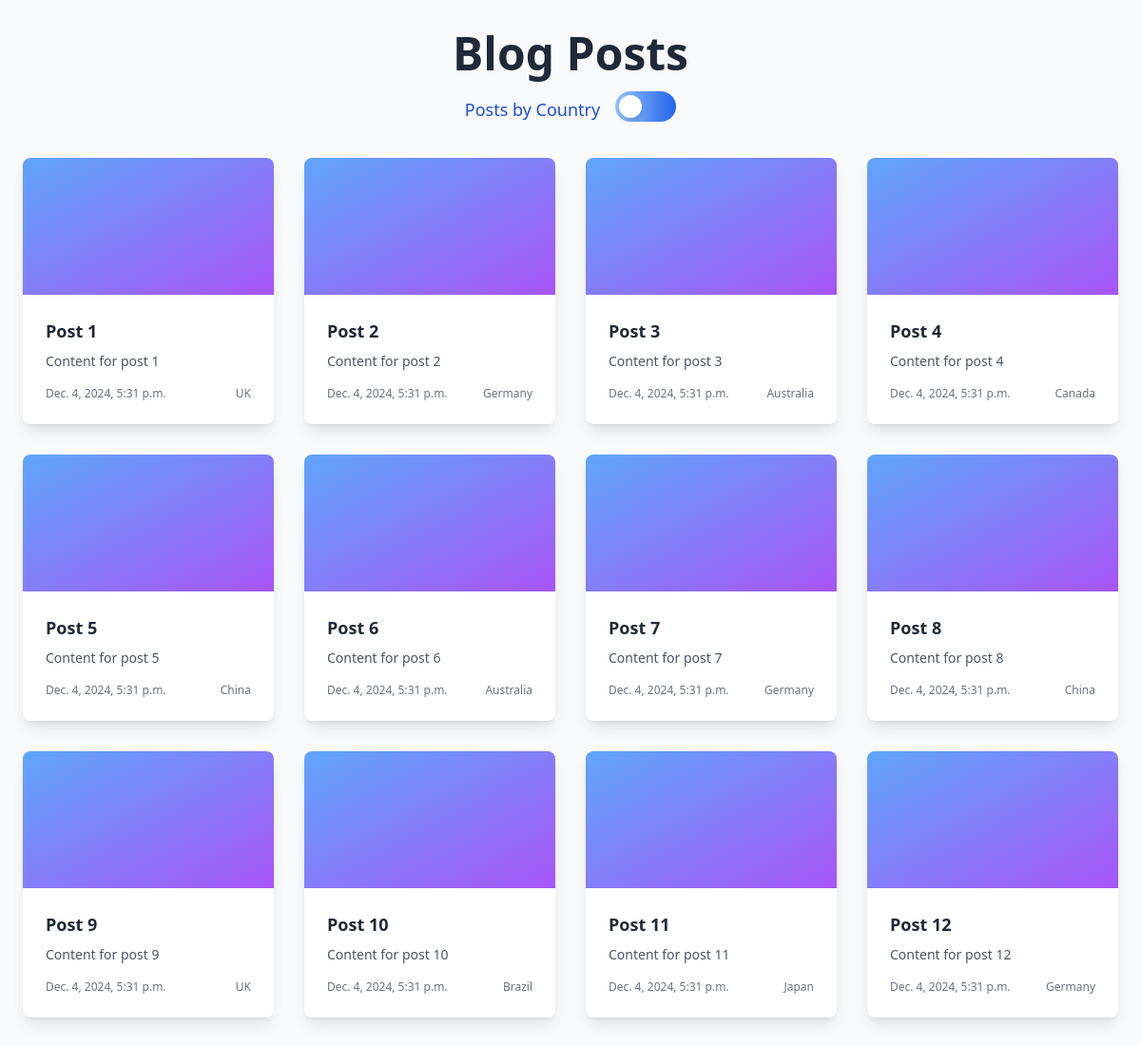
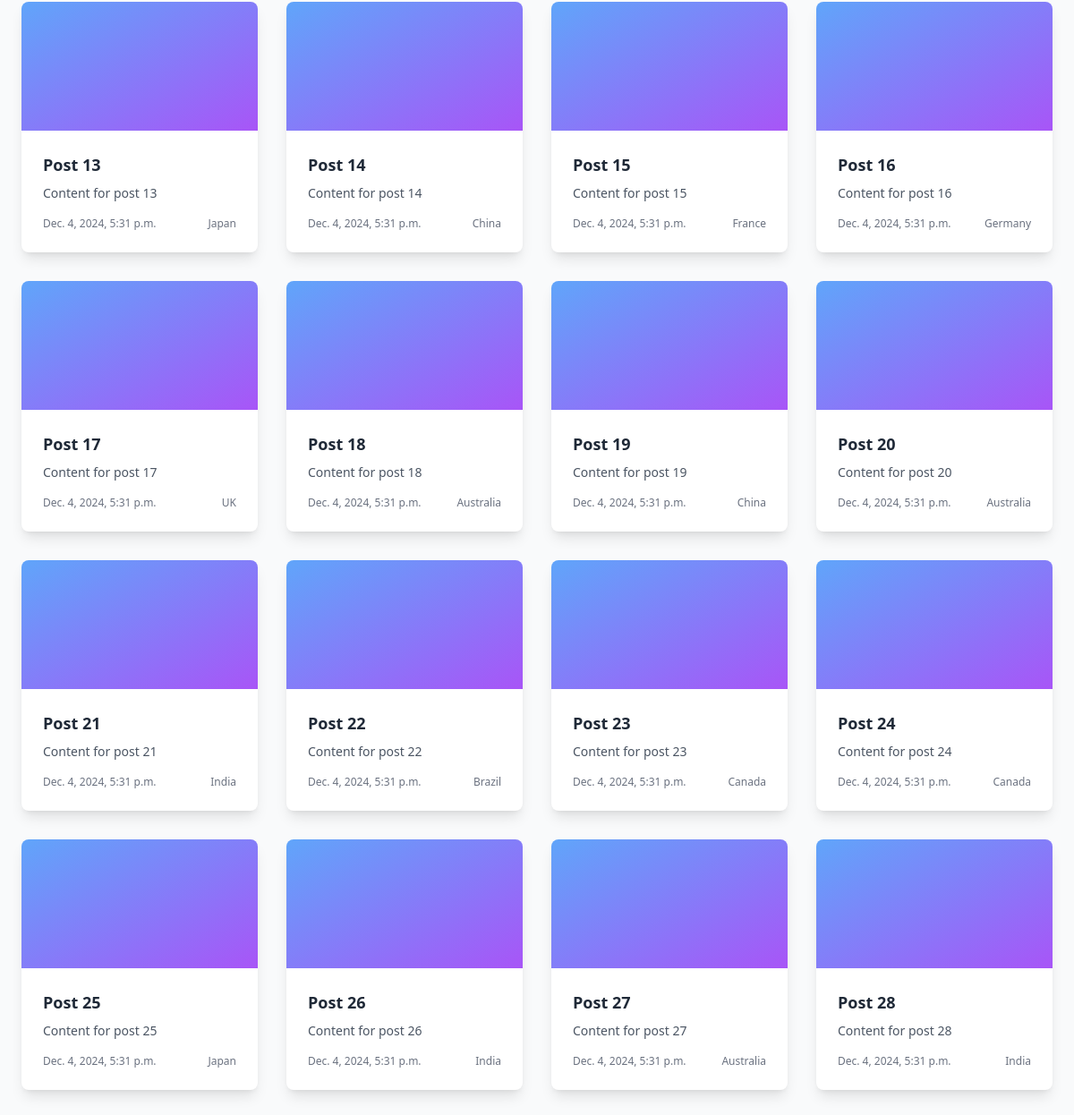
The page / on the database its author committed (2 pictures, top to bottom).
### blog/models.py (models this page shows, shortened)
class BlogPost(models.Model):
    title = models.CharField(max_length=255)
    content = models.CharField(max_length=255)
    country = models.CharField(max_length=255, blank=True, null=True)
    created_at = models.DateTimeField(auto_now_add=True)

### blog/views.py (the view)
# urls.py: path('', views.blog_post, name='post_list'),
def blog_post(request):
    client_country = get_user_country(request)
    posts = BlogPost.objects.all()
    filtered_posts = posts.filter(country=client_country)
    context = {
        'posts': posts,
        'filtered_posts': filtered_posts,
        'country': client_country,
    }
    return render(request, 'blog/blog_post.html', context)

### blog/utils.py (called while the page is built)
def fetch_data(url, timeout=5):
    try:
        response = requests.get(url, timeout=timeout)
        response.raise_for_status()
        return response.json()
    except requests.RequestException as e:
        print(f"Error fetching data from {url}: {e}")
        return None

def get_client_ip(request):
    return request.META.get('HTTP_X_FORWARDED_FOR', '').split(',')[0] or request.META.get('REMOTE_ADDR')

def get_public_ip():
    data = fetch_data('https://api64.ipify.org?format=json')
    return data.get('ip') if data else None

def get_user_country(request):
    ip = get_client_ip(request)
    if ip in {'127.0.0.1', '::1'}:  # Handle localhost IP
        ip = get_public_ip()
    if not ip:
        return 'Unknown'
    data = fetch_data(f'http://ip-api.com/json/{ip}')
    return data.get('country', 'Unknown') if data else 'Unknown'

### blog/templates/blog/blog_post.html (shortened to what this page needs)
<!DOCTYPE html>
<html lang="en">
<head>
    <script src="https://cdn.tailwindcss.com"></script>
</head>
<body class="bg-gray-50 font-sans leading-normal tracking-normal">
    <div class="max-w-7xl mx-auto px-6 py-8">
        <div class="flex flex-col items-center text-center mb-8">
            <h1 class="text-5xl font-extrabold text-gray-800 mb-4">Blog Posts</h1>
            <div class="flex items-center space-x-4">
                <span id="toggle-label" class="text-lg font-medium text-blue-700">Posts by Country</span>
                <label for="toggle-checkbox" class="cursor-pointer">
                    <input
                    id="toggle-checkbox"
                    type="checkbox"
                    class="appearance-none w-[4em] h-[2em] bg-gradient-to-r from-blue-300 to-blue-600 rounded-full relative cursor-pointer transition-all duration-300 ease-in-out
                    before:content-[''] before:absolute before:w-[1.5em] before:h-[1.5em] before:top-[0.25em] before:left-[0.25em]
                    before:bg-white before:rounded-full before:shadow-md before:transition-transform before:duration-300 ease-in-out
                    checked:before:translate-x-[calc(100%-1.75em)]"
                    onchange="togglePosts()"
                />
                </label>
            </div>
        </div>
        <div id="all-posts" class="grid grid-cols-1 sm:grid-cols-2 md:grid-cols-3 lg:grid-cols-4 gap-8 justify-center">
            {% for post in posts %}
            <div class="relative bg-white shadow-lg rounded-lg overflow-hidden hover:shadow-2xl hover:scale-105 transition-all duration-300">
                <div class="h-36 bg-gradient-to-br from-blue-400 to-purple-500"></div>
                <div class="p-6">
                    <h2 class="text-lg font-bold text-gray-800 mb-2">{{ post.title }}</h2>
                    <p class="text-sm text-gray-600 mb-4 truncate">{{ post.content }}</p>
                    <div class="flex justify-between items-center text-gray-500 text-xs">
                        <span>{{ post.created_at }}</span>
                        <span>{{ post.country }}</span>
                    </div>
                </div>
            </div>
            {% endfor %}
        </div>
    </div>
</body>
</html>

### rows shown on the page
BlogPost: title "Post 1", content "Content for post 1", created_at "Dec. 4, 2024, 5:31 p.m.", country "UK"
BlogPost: title "Post 2", content "Content for post 2", created_at "Dec. 4, 2024, 5:31 p.m.", country "Germany"
BlogPost: title "Post 3", content "Content for post 3", created_at "Dec. 4, 2024, 5:31 p.m.", country "Australia"
BlogPost: title "Post 4", content "Content for post 4", created_at "Dec. 4, 2024, 5:31 p.m.", country "Canada"
BlogPost: title "Post 5", content "Content for post 5", created_at "Dec. 4, 2024, 5:31 p.m.", country "China"
BlogPost: title "Post 6", content "Content for post 6", created_at "Dec. 4, 2024, 5:31 p.m.", country "Australia"
BlogPost: title "Post 7", content "Content for post 7", created_at "Dec. 4, 2024, 5:31 p.m.", country "Germany"
BlogPost: title "Post 8", content "Content for post 8", created_at "Dec. 4, 2024, 5:31 p.m.", country "China"
BlogPost: title "Post 9", content "Content for post 9", created_at "Dec. 4, 2024, 5:31 p.m.", country "UK"
BlogPost: title "Post 10", content "Content for post 10", created_at "Dec. 4, 2024, 5:31 p.m.", country "Brazil"
BlogPost: title "Post 11", content "Content for post 11", created_at "Dec. 4, 2024, 5:31 p.m.", country "Japan"
BlogPost: title "Post 12", content "Content for post 12", created_at "Dec. 4, 2024, 5:31 p.m.", country "Germany"
BlogPost: title "Post 13", content "Content for post 13", created_at "Dec. 4, 2024, 5:31 p.m.", country "Japan"
BlogPost: title "Post 14", content "Content for post 14", created_at "Dec. 4, 2024, 5:31 p.m.", country "China"
BlogPost: title "Post 15", content "Content for post 15", created_at "Dec. 4, 2024, 5:31 p.m.", country "France"
BlogPost: title "Post 16", content "Content for post 16", created_at "Dec. 4, 2024, 5:31 p.m.", country "Germany"
BlogPost: title "Post 17", content "Content for post 17", created_at "Dec. 4, 2024, 5:31 p.m.", country "UK"
BlogPost: title "Post 18", content "Content for post 18", created_at "Dec. 4, 2024, 5:31 p.m.", country "Australia"
BlogPost: title "Post 19", content "Content for post 19", created_at "Dec. 4, 2024, 5:31 p.m.", country "China"
BlogPost: title "Post 20", content "Content for post 20", created_at "Dec. 4, 2024, 5:31 p.m.", country "Australia"
BlogPost: title "Post 21", content "Content for post 21", created_at "Dec. 4, 2024, 5:31 p.m.", country "India"
BlogPost: title "Post 22", content "Content for post 22", created_at "Dec. 4, 2024, 5:31 p.m.", country "Brazil"
BlogPost: title "Post 23", content "Content for post 23", created_at "Dec. 4, 2024, 5:31 p.m.", country "Canada"
BlogPost: title "Post 24", content "Content for post 24", created_at "Dec. 4, 2024, 5:31 p.m.", country "Canada"
BlogPost: title "Post 25", content "Content for post 25", created_at "Dec. 4, 2024, 5:31 p.m.", country "Japan"
BlogPost: title "Post 26", content "Content for post 26", created_at "Dec. 4, 2024, 5:31 p.m.", country "India"
BlogPost: title "Post 27", content "Content for post 27", created_at "Dec. 4, 2024, 5:31 p.m.", country "Australia"
BlogPost: title "Post 28", content "Content for post 28", created_at "Dec. 4, 2024, 5:31 p.m.", country "India"
